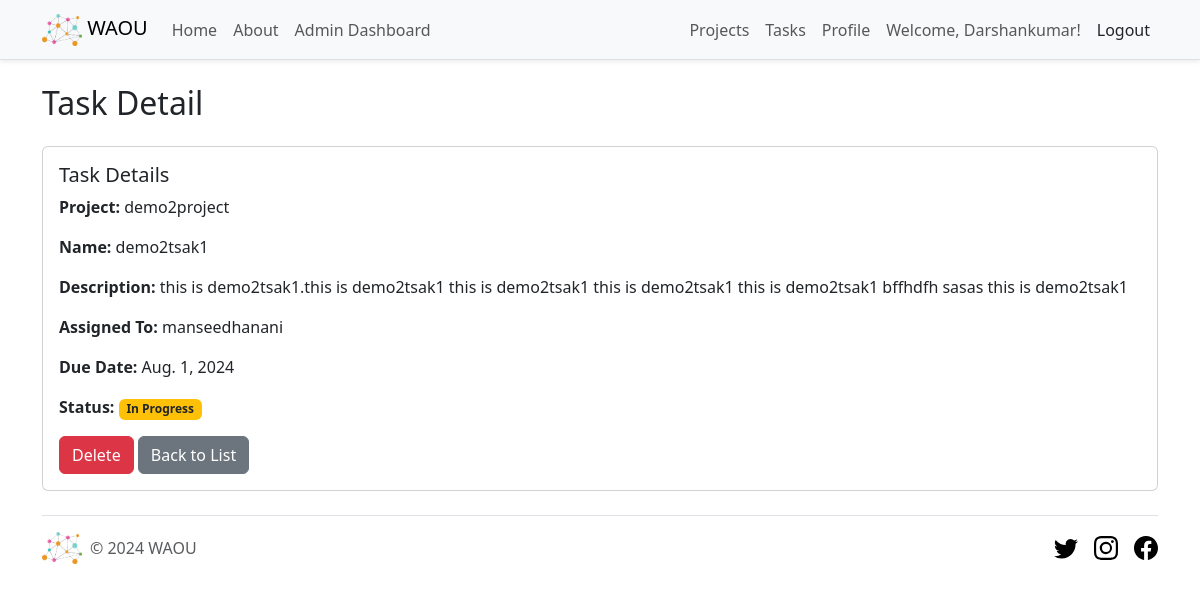
The app's page /tasks/3/ (signed in) with its own data.
### waou_core/models.py (models this page shows, shortened)
class UserProfile(AbstractUser):
    first_name = models.CharField(max_length=50)
    last_name = models.CharField(max_length=50)
    role = models.CharField(max_length=20, choices=Role.choices, default=Role.TEAM_MEMBER)

### project_management/models.py (models this page shows, shortened)
class Task(models.Model):
    project = models.ForeignKey(Project, on_delete=models.CASCADE, related_name='tasks')
    name = models.CharField(max_length=255)
    description = models.TextField()
    assigned_to = models.ForeignKey(UserProfile, on_delete=models.CASCADE, related_name='tasks')
    status = models.CharField(max_length=50, choices=[('todo', 'To Do'), ('in_progress', 'In Progress'), ('done', 'Done')], default='todo')
    due_date = models.DateField()

class Project(models.Model):
    name = models.CharField(max_length=50)
    description = models.TextField()
    start_date = models.DateField()
    end_date = models.DateField()
    team = models.ManyToManyField(UserProfile, related_name='projects')

### project_management/views.py (the view)
# urls.py: path('tasks/<int:pk>/', TaskDetailView.as_view(), name='task_detail'),
class TaskDetailView(LoginRequiredMixin, DetailView):
    model = Task
    template_name = 'project_management/task_detail.html'
    def get_queryset(self):
        user = self.request.user
        if user.role == 'admin':
            return Task.objects.all()  # Admins can see all tasks
        return Task.objects.filter(assigned_to=user)

### templates/project_management/task_detail.html (shortened to what this page needs)
{% extends 'base.html' %}
{% load static %}
{% block content %}
<main class="container mt-4">
    <h2 class="mb-4">Task Detail</h2>
    <div class="card">
        <div class="card-body">
            <h5 class="card-title">Task Details</h5>
            <p class="card-text"><strong>Project:</strong> {{ task.project.name }}</p>
            <p class="card-text"><strong>Name:</strong> {{ task.name }}</p>
            <p class="card-text"><strong>Description:</strong> {{ task.description }}</p>
            <p class="card-text"><strong>Assigned To:</strong> {{ task.assigned_to.username }}</p>
            <p class="card-text"><strong>Due Date:</strong> {{ task.due_date }}</p>
            <p class="card-text"><strong>Status:</strong>
                {% if task.status == 'todo' %}
                    <span class="badge bg-secondary">To Do</span>
                {% elif task.status == 'in_progress' %}
                    <span class="badge bg-warning text-dark">In Progress</span>
                {% elif task.status == 'done' %}
                    <span class="badge bg-success">Done</span>
                {% endif %}
            </p>
            {% if user.is_authenticated and user.role == 'admin' %}
            <a href="{% url 'task_delete' task.pk %}" class="btn btn-danger">Delete</a>
            {% endif %}
            <a href="{% url 'task_list' %}" class="btn btn-secondary">Back to List</a>
        </div>
    </div>
</main>
{% endblock %}

### templates/partials/_header.html (shortened to what this page needs)
{% load static %}
<nav class="navbar navbar-expand-lg navbar-light bg-light border-bottom shadow-sm">
  <div class="container">
    <a class="navbar-brand" href="{% url 'home' %}">
      <img src="{% static 'img/waou.png' %}" width="40" height="32" alt="WAOU Logo" class="d-inline-block align-text-top">
      WAOU
    </a>
    <div class="collapse navbar-collapse" id="navbarNav">
      <ul class="navbar-nav me-auto">
        <li class="nav-item">
          <a class="nav-link{% if request.resolver_match.url_name == 'home' %} active{% endif %}" aria-current="page" href="{% url 'home' %}">Home</a>
        </li>
        <li class="nav-item">
          <a class="nav-link{% if request.resolver_match.url_name == 'about' %} active{% endif %}" href="{% url 'about' %}">About</a>
        </li>
        {% if user.is_authenticated and user.role == 'admin' %}
        <li class="nav-item">
          <a class="nav-link{% if request.resolver_match.url_name == 'admin_dashboard' %} active{% endif %}" href="{% url 'admin_dashboard' %}">Admin Dashboard</a>
        </li>
        {% endif %}
      </ul>
      <ul class="navbar-nav ms-auto">
        {% if user.is_authenticated %}
        <li class="nav-item">
          <a class="nav-link{% if request.resolver_match.url_name == 'project_list' %} active{% endif %}" href="{% url 'project_list' %}">Projects</a>
        </li>
        <li class="nav-item">
          <a class="nav-link{% if request.resolver_match.url_name == 'task_list' %} active{% endif %}" href="{% url 'task_list' %}">Tasks</a>
        </li>
        <li class="nav-item">
          <a class="nav-link{% if request.resolver_match.url_name == 'profile' %} active{% endif %}" href="{% url 'profile' %}">Profile</a>
        </li>
        <li class="nav-item">
          <a class="nav-link">Welcome, {{ user.first_name }}!</a>
        </li>
        <li class="nav-item">
          <form method="POST" action="{% url 'logout' %}" class="d-inline">
            <button type="submit" class="btn btn-link nav-link" style="color: inherit; text-decoration: none;">Logout</button>
          </form>
        </li>
        {% endif %}
      </ul>
    </div>
  </div>
</nav>

### records on screen
UserProfile: first_name "Darshankumar"
Task: project.name "demo2project", name "demo2tsak1", description "this is demo2tsak1.this is demo2tsak1 this is demo2tsak1 this is demo2tsak1 this is demo2tsak1 bffhdfh sasas this is demo2tsak1", assigned_to.username "manseedhanani", due_date "Aug. 1, 2024"
